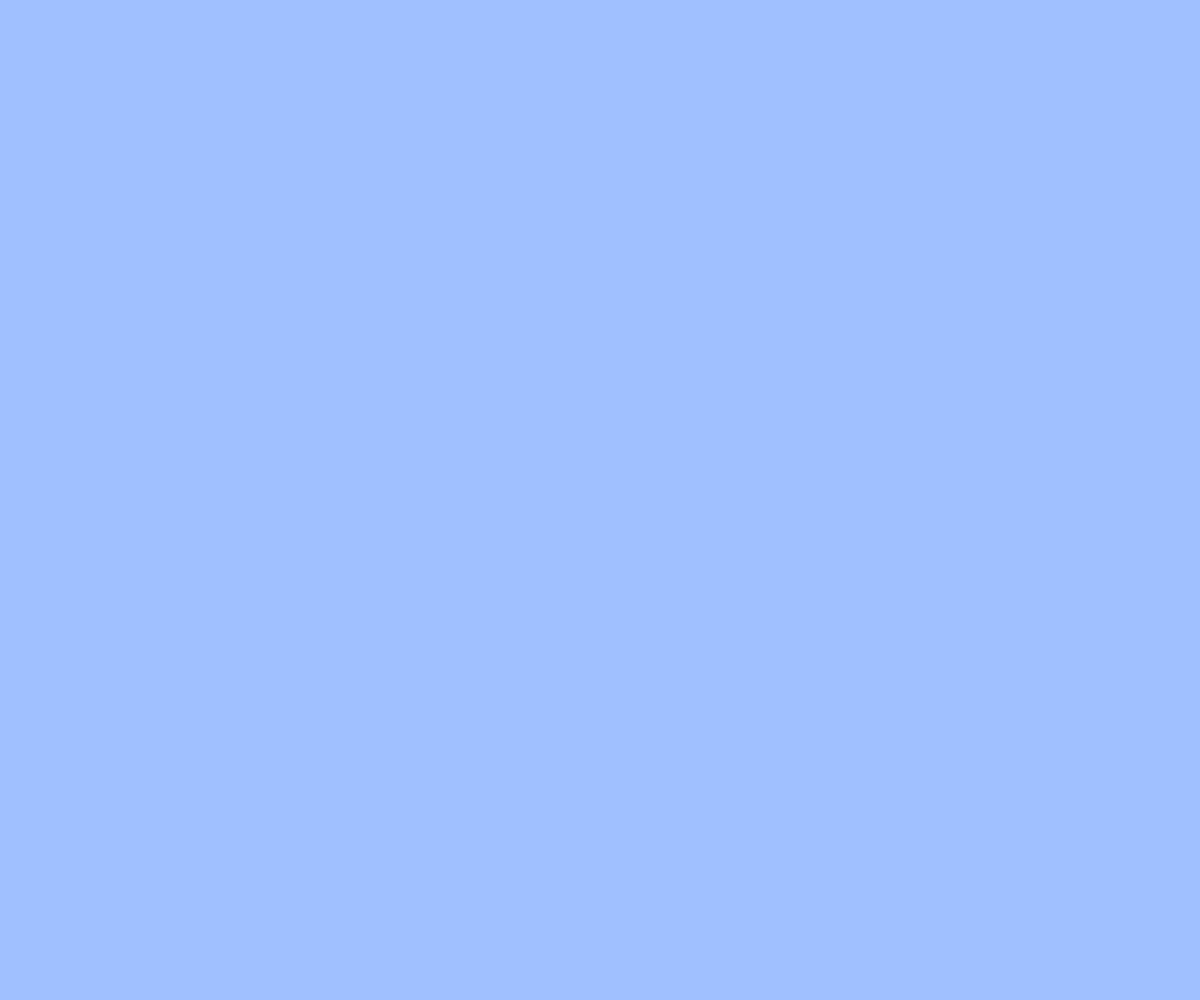
Frame 1 (no input)
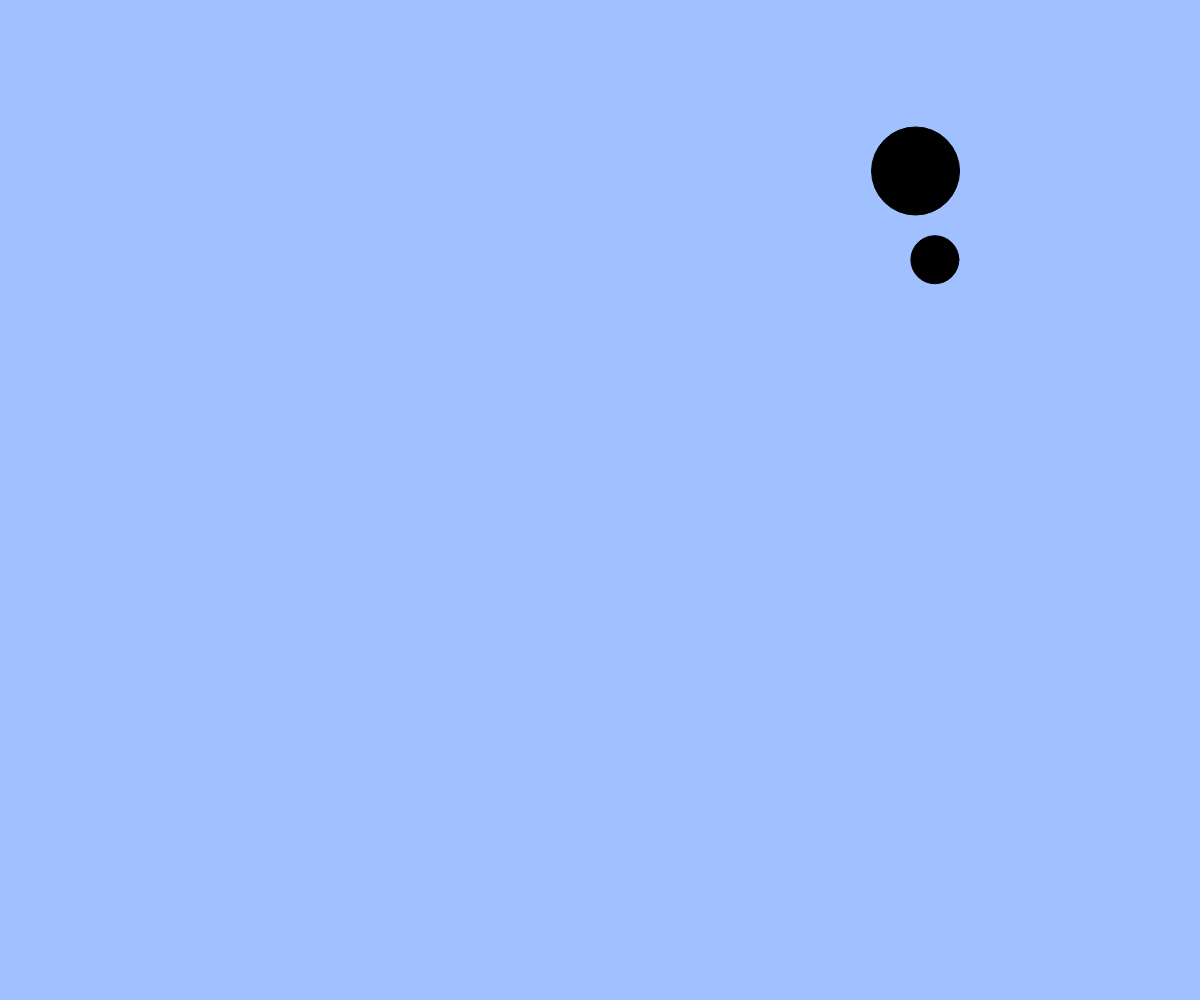
Frame 60 (no input)
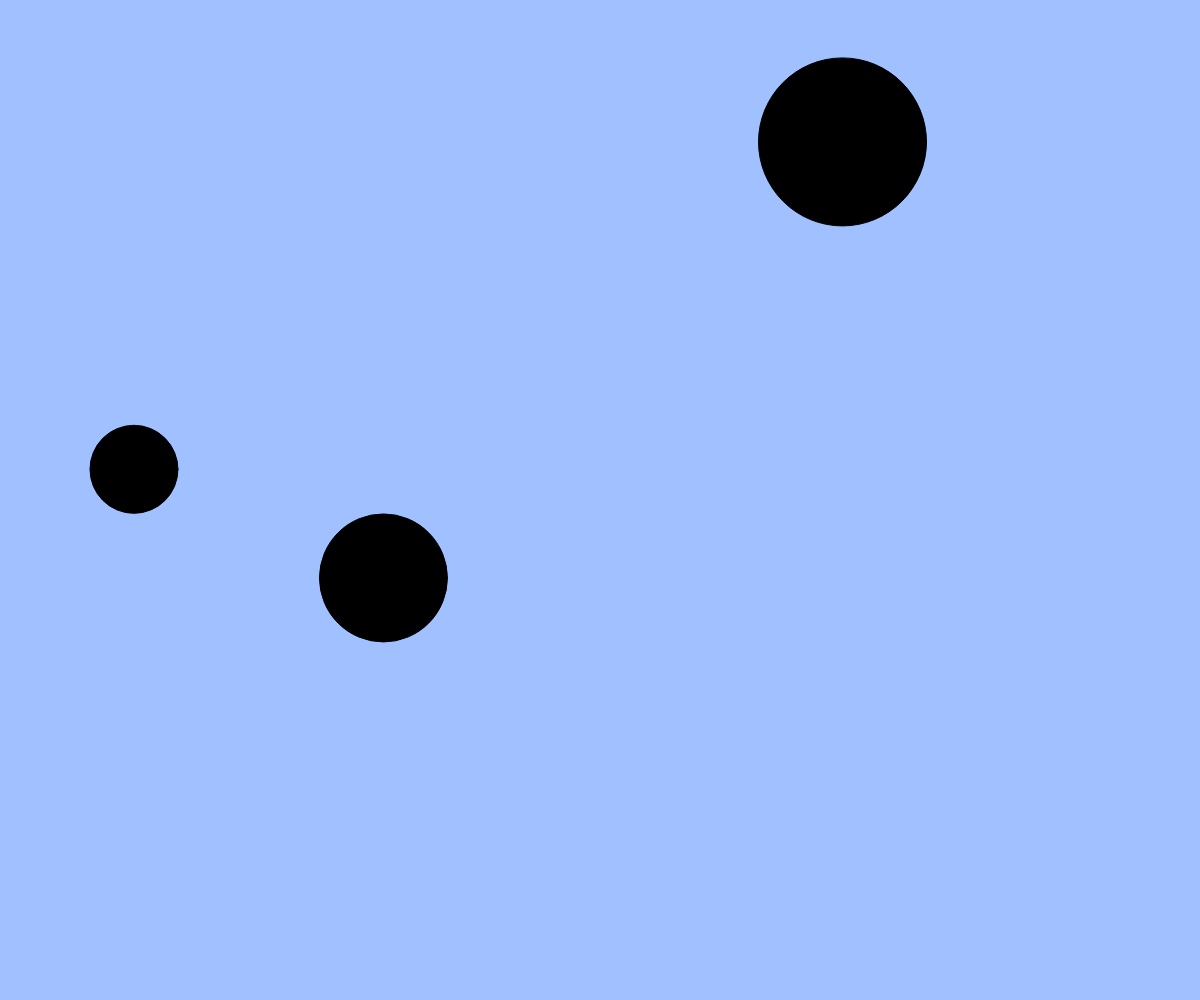
Frame 120 (the mouse pressed at the canvas centre since frame 60)

The p5.js sketch that drew these frames (run headless with seeded random() and noise() and a simulated clock; from frame 60 on, the mouse is pressed at the canvas centre):

// p5.js sketch
// ── sketch.js
// たくさん出てくるアニメーション
let balls;
let targets; // 追加（ボールを当てる的）

function setup(){
  createCanvas(windowWidth, windowHeight);
  balls = [];
  targets = [];
}

function windowResized(){
  resizeCanvas(windowWidth, windowHeight);
}

function draw(){
  background(160, 192, 255);

  // 的のアニメーション（注意：追加しないと何も起きない）
  for(let i = 0; i < targets.length; i++){
    let t = targets[i];
    fill(0);
    ellipse(t.x, t.y, t.size);
    t.x += t.vx;
    t.y += t.vy;
    t.size += 2;
  }

  // ボールのアニメーション
  for(let i = 0; i < balls.length; i++){
    let b = balls[i];
    fill(255);
    ellipse(b.x, b.y, b.size);
    b.x += b.vx;
    b.y += b.vy;
  }

  // 画面外に出たボールを配列から削除する
  const ballsInCanvas = []; // 画面内のボールを一時的に保持する配列
  for(let i = 0; i < balls.length; i++){
    let b = balls[i];
    if(b.x > 0 && b.x < width && b.y > 0 && b.y < height){ // 画面内
      ballsInCanvas.push(b);
    }
  }
  balls = ballsInCanvas; // 画面内のボールだけを残す

  // 補足：filter 関数を使うともっと簡単に書ける
  // balls = balls.filter(insideCanvas);

  if(frameCount % 20 === 0) { // 20フレームごとに新しい的を追加する
    let newTarget = {
      x: random(width),       // 開始 X座標 
      y: random(height),      // 開始 Y座標 (ランダム)
      vx: random(-3, 3),      // X方向の速度
      vy: random(-3, 3),      // Y方向の速度
      size: 10                // 初期のサイズ
    };
    targets.push(newTarget);
    
  }

  // ボールに当たった or 大きくなりすぎた的を配列から削除する
  const activeTargets = []; // 生き残った的を一時的に保持する配列
  for(let i = 0; i < targets.length; i++){
    let t = targets[i];
    if(t.size < 200){ // 大きくなりすぎていない
      let hit = false;
      for(let j = 0; j < balls.length; j++){ // すべてのボールと衝突判定
        let b = balls[j];
        // BLANK[2]
        if (dist(t.x, t.y, b.x, b.y) < t.size / 2 + b.size / 2) {
          hit = true;
          break; // 当たったので、これ以上この的の当たり判定は不要
        }
      }
      if(!hit) activeTargets.push(t); // 衝突していなければ生き残る
    }
  }
  targets = activeTargets; // 生き残った的だけを残す
}

function mouseDragged(){
  const dx = mouseX - pmouseX;
  const dy = mouseY - pmouseY;
  if(mag(dx, dy) > 5){
    const b = { x: mouseX, y: mouseY, size: 20, vx: dx, vy: dy };
    balls.push(b);
  }
}

function insideCanvas(b) {
  return b.x > 0 && b.x < width && b.y > 0 && b.y < height;
}
